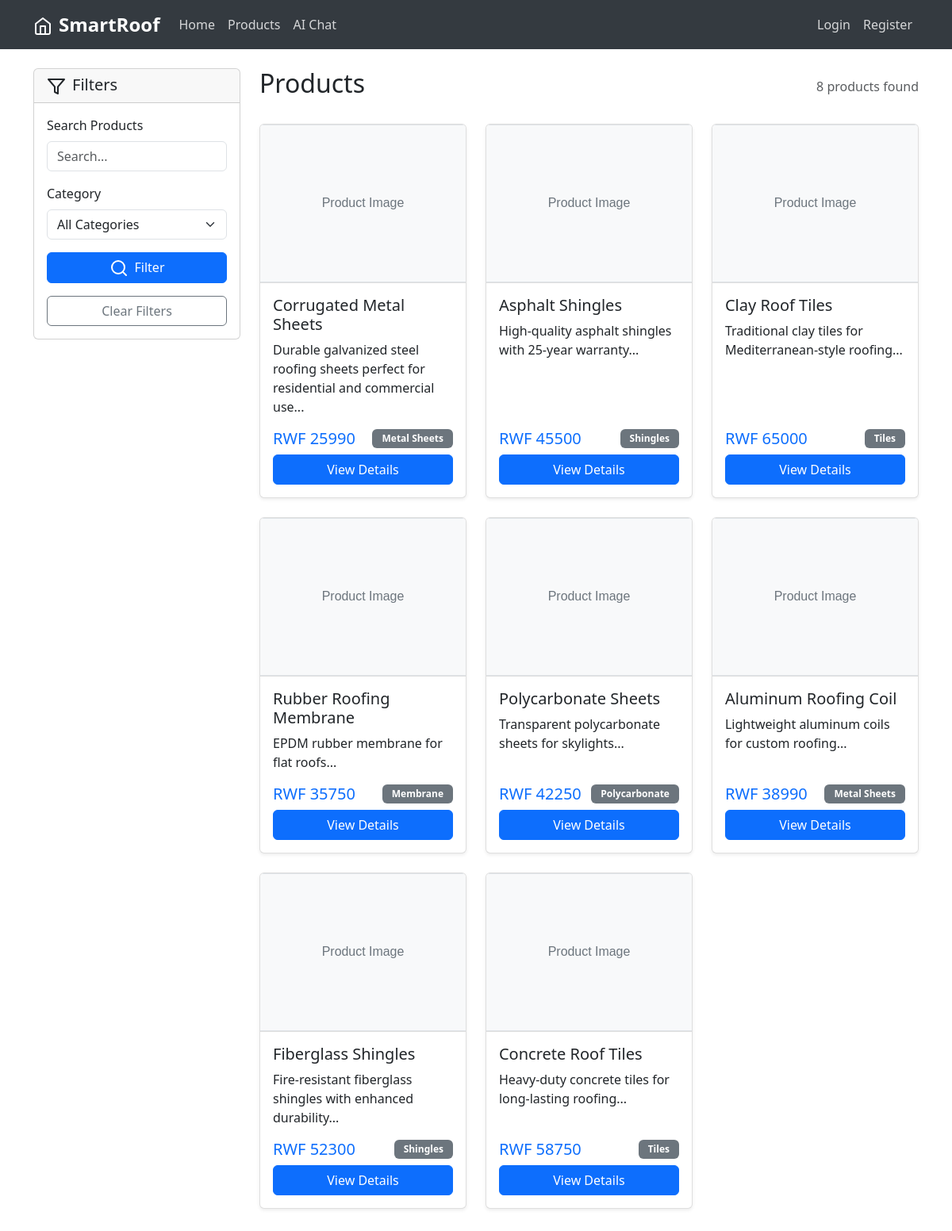
/products (upper part), run on an earlier commit of the app's database.
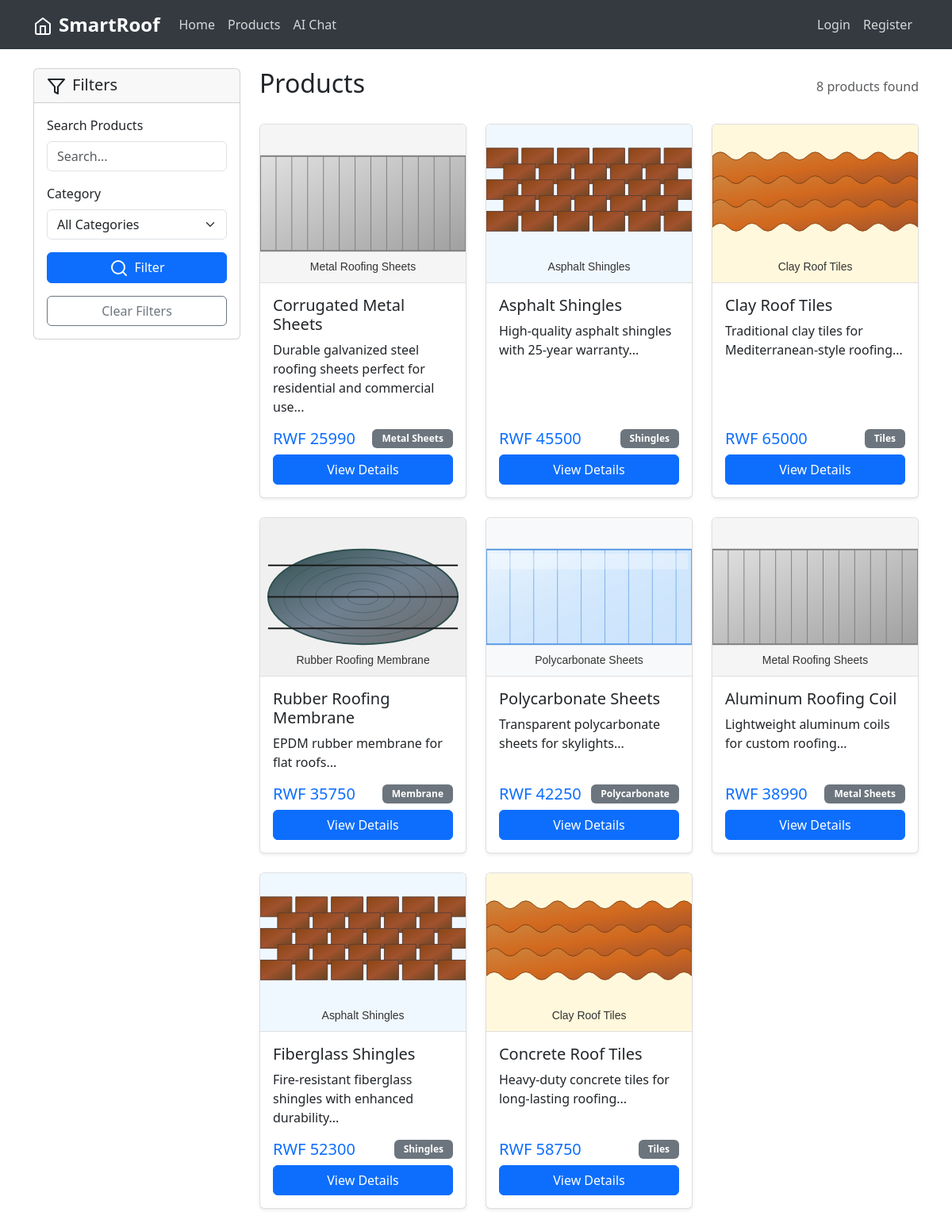
And on a later commit of the database.
### tables this page shows
CREATE TABLE products (
            id INTEGER PRIMARY KEY AUTOINCREMENT,
            name TEXT NOT NULL,
            description TEXT,
            price REAL NOT NULL,
            category TEXT NOT NULL,
            image_url TEXT,
            stock INTEGER DEFAULT 100,
            created_at TIMESTAMP DEFAULT CURRENT_TIMESTAMP
        );

### routes.py (the view)
@app.route('/products')
def products():
    products_dict = Product.get_all()
    category = request.args.get('category', '')
    search = request.args.get('search', '')
    filtered_products = list(products_dict.values())
    if category:
        filtered_products = [p for p in filtered_products if p.category == category]
    if search:
        filtered_products = [p for p in filtered_products
                           if search.lower() in p.name.lower() or
                              search.lower() in p.description.lower()]
    categories = list(set(p.category for p in products_dict.values()))
    return render_template('products.html',
                         products=filtered_products,
                         categories=categories,
                         selected_category=category,
                         search_query=search)

### database.py (called while the page is built)
def get_db_connection():
    conn = sqlite3.connect(DATABASE_PATH)
    conn.row_factory = sqlite3.Row
    return conn

### models.py (called while the page is built)
    @staticmethod
    def get_all():
        conn = get_db_connection()
        products = conn.execute('SELECT * FROM products').fetchall()
        conn.close()
        return {product['id']: Product(
            product['id'], product['name'], product['description'],
            product['price'], product['category'], product['image_url'],
            product['stock'], product['created_at']
        ) for product in products}

### templates/products.html (shortened to what this page needs)
{% extends "base.html" %}
{% block content %}
<div class="container py-4">
    <div class="row">
        <div class="col-lg-3 mb-4">
            <div class="card">
                <div class="card-header">
                    <h5 class="mb-0">
                        <i data-feather="filter" class="me-2"></i>Filters
                    </h5>
                </div>
                <div class="card-body">
                    <form method="GET" class="mb-3">
                        <div class="mb-3">
                            <label for="search" class="form-label">Search Products</label>
                            <input type="text" class="form-control" id="search" name="search"
                                   value="{{ search_query }}" placeholder="Search...">
                        </div>
                        <div class="mb-3">
                            <label for="category" class="form-label">Category</label>
                            <select class="form-select" id="category" name="category">
                                <option value="">All Categories</option>
                            </select>
                        </div>
                        <button type="submit" class="btn btn-primary w-100 no-global-loader">
                            <i data-feather="search" class="me-2"></i>Filter
                        </button>
                    </form>
                    <a href="{{ url_for('products') }}" class="btn btn-outline-secondary w-100">
                        Clear Filters
                    </a>
                </div>
            </div>
        </div>
        <div class="col-lg-9">
            <div class="d-flex justify-content-between align-items-center mb-4">
                <h2>Products</h2>
                <span class="text-muted">{{ products|length }} products found</span>
            </div>
            {% if products %}
            <div class="row">
                {% for product in products %}
                <div class="col-md-4 mb-4">
                    <div class="card h-100 product-card">
                        <img src="{{ product.image_url }}" class="card-img-top" alt="{{ product.name }}">
                        <div class="card-body d-flex flex-column">
                            <h5 class="card-title">{{ product.name }}</h5>
                            <p class="card-text">{{ product.description[:100] }}...</p>
                            <div class="mt-auto">
                                <div class="d-flex justify-content-between align-items-center mb-2">
                                    <span class="h5 text-primary mb-0">RWF {{ (product.price * 1000)|int }}</span>
                                    <span class="badge bg-secondary">{{ product.category }}</span>
                                </div>
                                <a href="{{ url_for('product_detail', product_id=product.id) }}"
                                   class="btn btn-primary w-100">View Details</a>
                            </div>
                        </div>
                    </div>
                </div>
                {% endfor %}
            </div>
            {% endif %}
        </div>
    </div>
</div>
{% endblock %}

### templates/base.html (shortened to what this page needs)
<!DOCTYPE html>
<html lang="en" data-bs-theme="light">
<head>
    <link href="https://cdn.jsdelivr.net/npm/bootstrap@5.3.0/dist/css/bootstrap.min.css" rel="stylesheet">
    <link rel="stylesheet" href="{{ url_for('static', filename='css/style.css') }}">
</head>
<body>
    <nav class="navbar navbar-expand-lg navbar-dark">
        <div class="container">
            <a class="navbar-brand fw-bold" href="{{ url_for('index') }}">
                <i data-feather="home" class="me-2"></i>SmartRoof
            </a>
            <div class="collapse navbar-collapse" id="navbarNav">
                <ul class="navbar-nav me-auto">
                    <li class="nav-item">
                        <a class="nav-link" href="{{ url_for('index') }}">Home</a>
                    </li>
                    <li class="nav-item">
                        <a class="nav-link" href="{{ url_for('products') }}">Products</a>
                    </li>
                    <li class="nav-item">
                        <a class="nav-link" href="{{ url_for('chat') }}">AI Chat</a>
                    </li>
                </ul>
                <ul class="navbar-nav">
                    {% if current_user.is_authenticated %}
                        <li class="nav-item">
                            <a class="nav-link" href="{{ url_for('cart') }}">
                                <i data-feather="shopping-cart"></i> Cart
                            </a>
                        </li>
                        <li class="nav-item dropdown">
                            <a class="nav-link dropdown-toggle" href="#" id="navbarDropdown" role="button" data-bs-toggle="dropdown">
                                <i data-feather="user"></i> {{ current_user.username }}
                            </a>
                            <ul class="dropdown-menu">
                                <li><a class="dropdown-item" href="{{ url_for('profile') }}">Profile</a></li>
                                {% if current_user.is_admin %}
                                    <li><a class="dropdown-item" href="{{ url_for('admin_dashboard') }}">Admin Dashboard</a></li>
                                {% endif %}
                                <li><hr class="dropdown-divider"></li>
                                <li><a class="dropdown-item" href="{{ url_for('logout') }}">Logout</a></li>
                            </ul>
                        </li>
                    {% else %}
                        <li class="nav-item">
                            <a class="nav-link" href="{{ url_for('login') }}">Login</a>
                        </li>
                        <li class="nav-item">
                            <a class="nav-link" href="{{ url_for('register') }}">Register</a>
                        </li>
                    {% endif %}
                </ul>
            </div>
        </div>
    </nav>
    <main>
        {% block content %}{% endblock %}
    </main>
</body>
</html>

### static/css/style.css (style rules this page uses)
.navbar { background-color: #343a40 !important; }
.navbar-brand { font-size: 1.5rem; font-weight: 700; color: white !important; }
.navbar-nav .nav-link { color: rgba(255, 255, 255, 0.8) !important; font-weight: 500; }
.card { transition: transform 0.2s ease-in-out; }
.product-card { height: 100%; display: flex; flex-direction: column; border: 1px solid rgba(0, 0, 0, 0.125); box-shadow: 0 0.125rem 0.25rem rgba(0, 0, 0, 0.075); transition: transform 0.2s ease-in-out, box-shadow 0.2s ease-in-out; }
.product-card .card-img-top { height: 200px; object-fit: cover; object-position: center; width: 100%; border-bottom: 1px solid rgba(0, 0, 0, 0.125); }
.product-card .card-body { flex: 1; display: flex; flex-direction: column; }
.btn { transition: all 0.2s ease-in-out; }
.badge { font-size: 0.75rem; padding: 0.375rem 0.75rem; }

What changed in the data, as far as the page shows it:
changed products "Corrugated Metal Sheets": image_url: picture added in place of a placeholder
changed products "Asphalt Shingles": image_url: picture added in place of a placeholder
changed products "Clay Roof Tiles": image_url: picture added in place of a placeholder
changed products "Rubber Roofing Membrane": image_url: picture added in place of a placeholder
changed products "Polycarbonate Sheets": image_url: picture added in place of a placeholder
changed products "Aluminum Roofing Coil": image_url: picture added in place of a placeholder
changed products "Fiberglass Shingles": image_url: picture added in place of a placeholder
changed products "Concrete Roof Tiles": image_url: picture added in place of a placeholder
